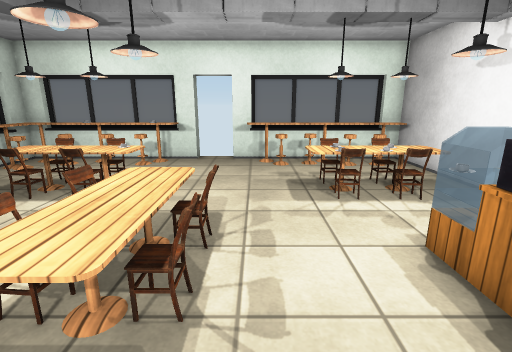
[1] (above)

14 first-person views from a walk through a Unity game level. The camera is 1.4 m above the floor, tilts 14° down and sees 85° across. Doors are open. The floor is counted in squares, 0.5 m on a side. Each view is taken from the middle of a square. On the plan, view 1 faces up. The plan holds only what a view shows up to about 19 squares ahead; the rest is blank. Some surface patterns are stand-ins.

[2]
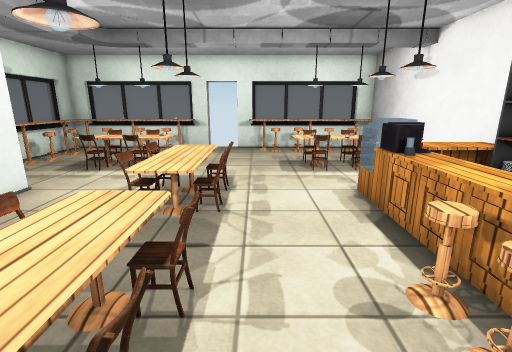

[3]
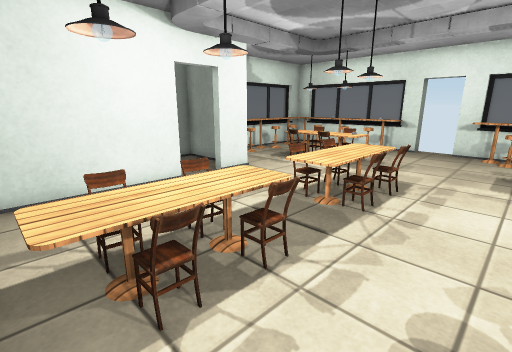

[4]
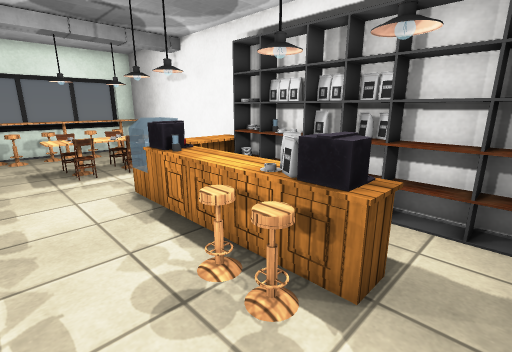

[5]
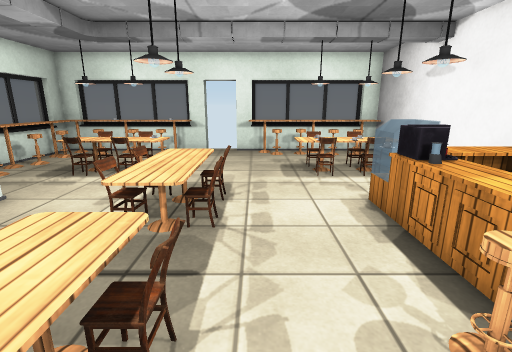

[6]
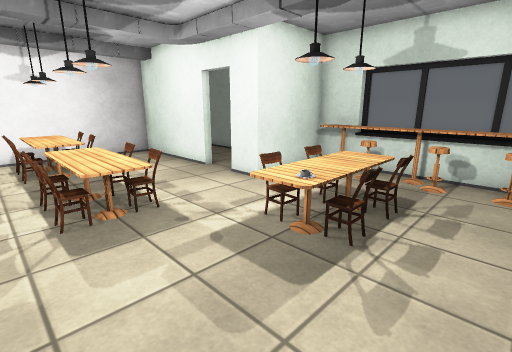

[7]
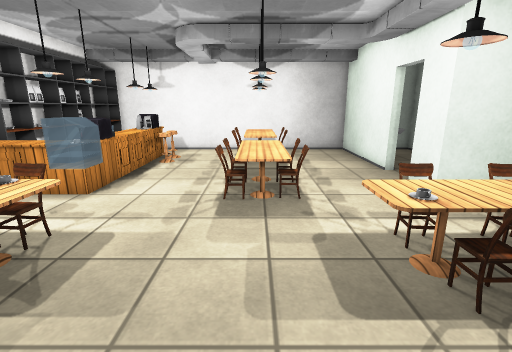

[8]
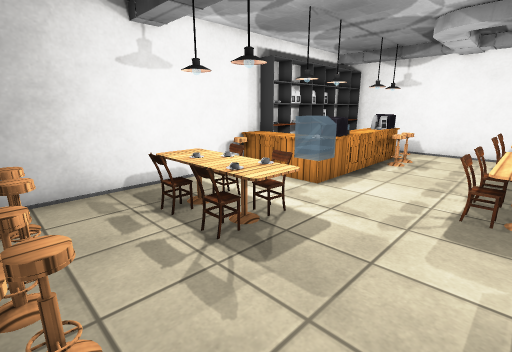

[9]
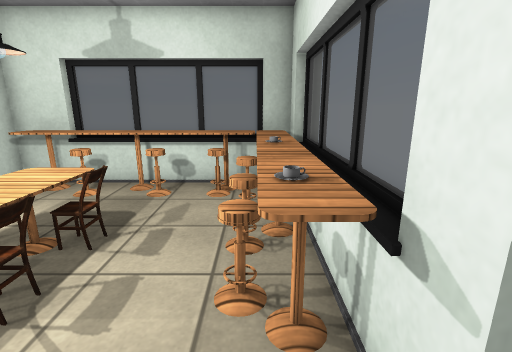

[10]
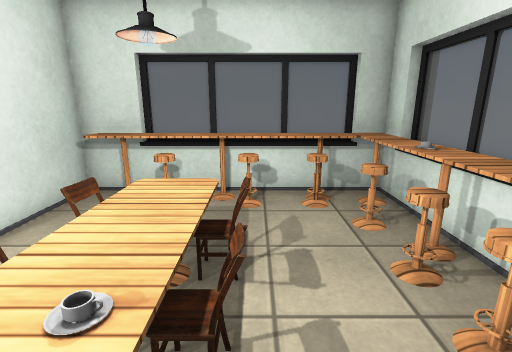

[11]
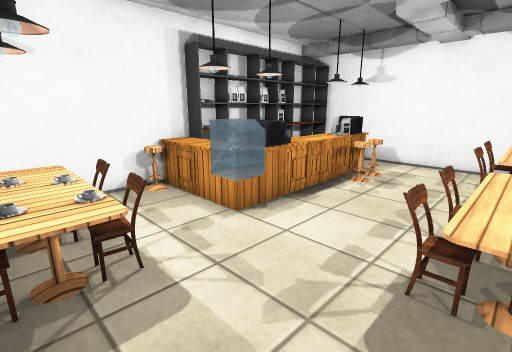

[12]
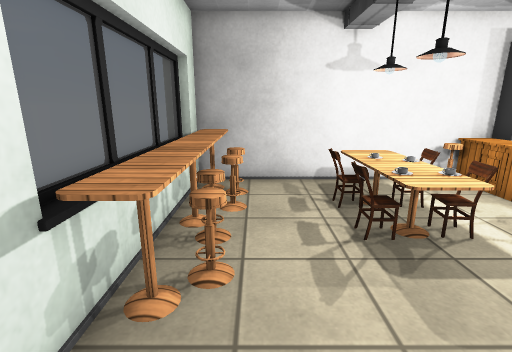

[13]
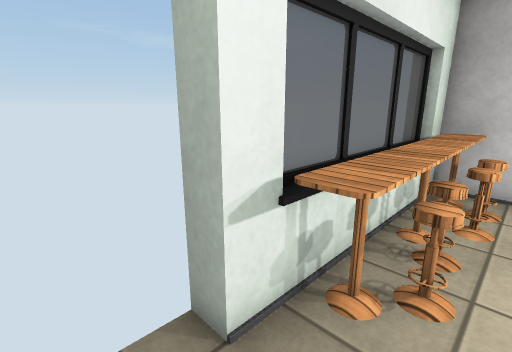

[14]
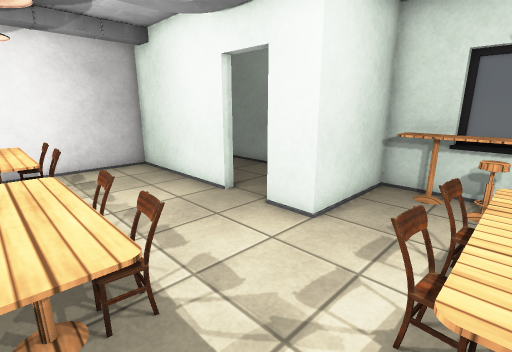

### Floor plan
Points are (right, up) in squares from view 1. A wall is a line through its corners. A room is listed if a view was taken in it or the views show most of it. See-through windows are left out.
Room 1 (views 1, 2, 3, 4, 5, 6, 7, 8, 9, 10, 11, 12, 13, 14)
walls: (-7.8, 1.6) (-7.8, -4.8) (7, -4.8); (0.5, 15.2) (-1.2, 15.2); (-3.2, 15.2) (-5.5, 15.2); (-4.2, 15.6) (-10, 15.6); (-12.2, 6.6) (-12.2, 5.3) (-7.8, 5.3) (-7.8, 3.6); (6.3, 15.6) (-0.2, 15.6); (6.9, 15.6) (6.4, 15.6); (-12.1, 14.3) (-12.6, 14.3) (-12.6, 7.2); (-11.4, 15.2) (-12.2, 15.2) (-12.2, 13.4); (7.8, -4.8) (7.8, 15.2) (7.4, 15.2)
low walls: (-8.4, 15.2) (-9.5, 15.2)
ways out: open door at (-7.5, 2.5); open door at (-2.3, 15.7)
objects: table (-12, 6) to (-11, 13); other object (-11, 8) to (-11, 9); other object (-11, 11); other object (-11, 13); table (-11, 14) to (-10, 15); other object (-10, 14) to (-9, 14); other object (-8, 8) to (-7, 8); table (-8, 9) to (-4, 10); other object (-8, 11) to (-7, 11); other object (-8, 14) to (-7, 14); table (-8, 15) to (-6, 15); other object (-6, 8) to (-5, 8); other object (-6, 11) to (-5, 11); other object (-6, 14) to (-5, 14); other object (-4, -3) to (-4, -2); other object (-4, -1); other object (-4, 3) to (-4, 4); other object (-4, 5) to (-3, 6); table (-4, 14); table (-3, -4) to (-2, 1); table (-3, 2) to (-1, 6); lamp (-2, -1) to (-2, 0); other object (-1, -3) to (-1, -2); other object (-1, -1) to (-1, 0); other object (-1, 3) to (-1, 4); other object (-1, 5) to (-1, 6); table (0, 14) to (7, 15); other object (1, 14); other object (2, -2) to (3, -1); other object (2, 0) to (3, 0); table (2, 9) to (6, 10); table (3, 0) to (7, 5); other object (3, 8); other object (3, 11); other object (3, 14); table (4, -3); machine (4, -2) to (4, -1); machine (4, 3) to (5, 4); other object (4, 13) to (5, 14); other object (5, 8); other object (5, 11); other object (6, 13) to (6, 14); other object (7, -4) to (7, 2); other object (7, 6)

Where each view was taken, in squares from view 1:
view 1: 0 up, 0 right, facing up
view 2: 4 down, 0 right, facing up
view 3: 4 down, 2 right, facing up-left
view 4: 4 down, 0 right, facing up-right
view 5: 3 down, 0 right, facing up
view 6: 13 up, 0 right, facing down-left
view 7: 14 up, 2 left, facing down
view 8: 14 up, 2 left, facing down-right
view 9: 14 up, 2 left, facing left
view 10: 11 up, 3 left, facing left
view 11: 10 up, 2 left, facing down-right
view 12: 13 up, 3 left, facing right
view 13: 13 up, 3 left, facing up-right
view 14: 9 up, 2 left, facing down-left
